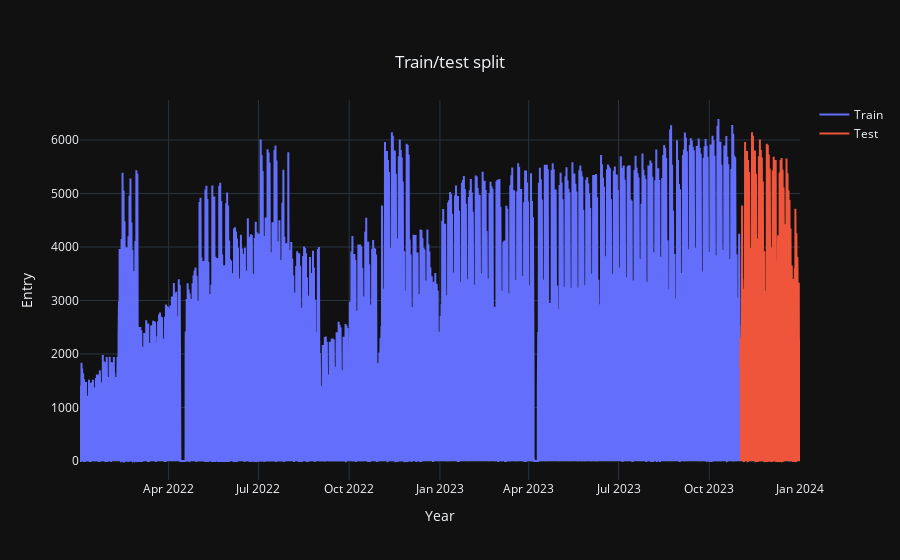

Write notebook code for a chart like this one.
### Code cell
# Visualize the test train split
train_samples = go.Scatter(x = train['ds'],
                  y = train['y'],
                  mode = 'lines',
                  name = 'Train')

test_samples = go.Scatter(x = test['ds'],
                  y = test['y'],
                  mode = 'lines',
                  name = 'Test')

layout = go.Layout(title={'text': 'Train/test split',
                          'y':0.9,
                          'x':0.5,
                          'xanchor': 'center',
                          'yanchor': 'top'},
                   xaxis = dict(title = 'Year'),
                   yaxis = dict(title = 'Entry'),
                   template = 'plotly_dark')

data = [train_samples, test_samples]
fig = go.Figure(data = data, layout = layout)
iplot(fig)

### Figure 1 — Plotly figure (JSON) as saved in the notebook; plotly's stock layout.template omitted (floating-point values rounded to 4 significant figures; data arrays with more than 128 entries replaced by an {"elided": "..."} marker saying what was removed)
{"data": [{"mode": "lines", "name": "Train", "type": "scatter", "x": {"elided": "13383 str values"}, "y": {"elided": "13383 int values"}}, {"mode": "lines", "name": "Test", "type": "scatter", "x": {"elided": "1217 str values"}, "y": {"elided": "1217 int values"}}], "layout": {"title": {"text": "Train/test split", "x": 0.5, "xanchor": "center", "y": 0.9, "yanchor": "top"}, "xaxis": {"title": {"text": "Year"}}, "yaxis": {"title": {"text": "Entry"}}}}
